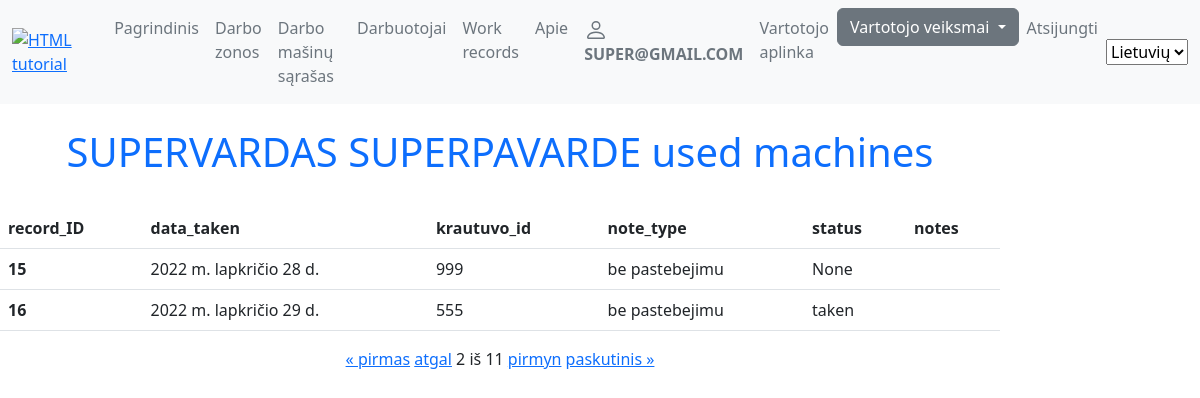
The page /lm/my_used_machines/?page=2 (signed in) on the database its author committed.
### lm/models.py (models this page shows, shortened)
class MyUser(AbstractBaseUser):
    email = models.EmailField(
        verbose_name='email address',
        max_length=255,
        unique=True,
    )
    date_of_birth = models.DateField(null=True, blank=True,)
    is_active = models.BooleanField(default=True)
    is_admin = models.BooleanField(default=False)
    objects = MyUserManager()
    USERNAME_FIELD = 'email'
    picker_code = models.CharField(_('Piker code'),help_text='rinkejo_kodas', max_length=3, unique=True)
    first_name = models.CharField(_('First name'),help_text='Vardas', max_length=80)
    last_name = models.CharField(_('Last name'),help_text='Pavardė', max_length=80)
    working_zone = models.ForeignKey('Darbo_zona_sandelyje',null=True, on_delete=models.SET_NULL)
    working_department_choices = (
        ('Vilniaus apsk', 'Vilniaus apsk'),
        ('Vilniaus regioninis sandėlys', 'Vilniaus regioninis sandėlys'),
        ('Kauno apsk', 'Kauno apsk'),
        ('Kauno regioninis sandėlys', 'Kauno regioninis sandėlys'),
        ('Klaipėdos apsk', 'Klaipėdos apsk'),
    )
    working_department = models.CharField(_('Working disctric or logistic warehouse'),max_length=80, choices=working_department_choices, default='Kauno regioninis sandėlys',
                                help_text='Kurioje (-iame) apskrityje/logistikos sandėlyje dirbate', blank=True)
    position_choices = (
        ('grupes vadovas','grupes vadovas'),
        ('grupes vadovo asistentas', 'grupes vadovo asistentas'),
        ('grupes vadovo asistentas', 'grupes vadovo asistentas'),
        ('prekiu komplektuotojas', 'prekiu komplektuotojas'))
    position = models.CharField(_('Working position'),max_length=80, choices=position_choices, default='prekiu komplektuotojas', help_text='Darbuotojo pareigos',blank=True)
    photo = models.ImageField(help_text='Darbuotojo foto arba avataras', upload_to='profile_pics', null=True, blank=True, default='default.png')
    working_since = models.DateField(_('Working since'),help_text='Darbo pradžia LIDL imoneje', null=True, blank=True)
    class Meta:
        ordering = ['last_name', 'first_name']
        verbose_name = _("Worker")
        verbose_name_plural = _("Workers")

class Krautuvas(models.Model):
    krautuvo_id = models.IntegerField(_('Vechiles ID "3 digits"'), help_text='krautuvo numeris', unique=False)
    data_taken = models.DateField(_('Date when vechiles was taken'), help_text='kada krautuvas paiimtas', null=True, blank=True)
    darbuotojas = models.ForeignKey('MyUser',null=True, on_delete=models.SET_NULL,blank=True)
    LOAN_STATUS = (
        (_('ready'), _('ready')),
        ('taken', 'taken'),
        ('waiting_for_repair', 'waiting_for_repair'),
        ('repairing', 'repairing')
    )
    status = models.CharField(_('Status'), max_length=30, choices=LOAN_STATUS, default='taken', help_text='Status', null=True, blank=True)
    notes_choices = (
        ('aukstas', 'aukstas'),
        ('vidutinis', 'vidutinis'),
        ('zemas', 'zemas'),
        ('be pastebejimu', 'be pastebejimu'))
    note_type = models.CharField(_('Importance of the notes'), help_text='Rasto gedimo/pastabos svarba', max_length=40, choices=notes_choices, default='be pastebejimu',
                                 null=True, blank=True)
    notes = HTMLField(help_text='labai svarbu pamineti ir smulkiausius gedimus, dekojame.', null=True, blank=True)
    class Meta:
        ordering = ['krautuvo_id']
        verbose_name = _("Vehicle")
        verbose_name_plural = _("Vehicles")

### lm/views.py (the view)
# urls.py: path('my_used_machines/', views.WorkersUsedMachinesListView.as_view(), name='my_used_machines'),
class WorkersUsedMachinesListView(LoginRequiredMixin, generic.ListView):
    model = Krautuvas
    template_name = 'lm/worker_used_machines.html'
    context_object_name = 'my_used_machines'
    paginate_by = 2
    def get_queryset(self):
        return Krautuvas.objects.filter(darbuotojas=self.request.user).order_by('data_taken')

### lm/templates/lm/worker_used_machines.html (shortened to what this page needs)
{% extends 'base.html' %}
{% load i18n %}
{% load static %}
{% block content %}
<h1 class="p-4 text-primary d-flex justify-content-center">{{user.first_name.upper }} {{user.last_name.upper }} {% trans "used machines" %} </h1>
{% if my_used_machines %}
<table class="table">
  <thead>
    <tr>
      <th scope="col">record_ID</th>
      <th scope="col">data_taken</th>
      <th scope="col">krautuvo_id</th>
      <th scope="col">note_type</th>
      <th scope="col">status</th>
      <th scope="col">notes</th>
    </tr>
  </thead>
   {% for record in my_used_machines %}
  <tbody>
    <tr>
      <th scope="row">{{record.id}}</th>
      <td>{{record.data_taken}}</td>
      <td>{{record.krautuvo_id}}</td>
      <td>{{record.note_type}}</td>
      <td>{{record.status}}</td>
      <td>{{record.notes | safe}}</td>
    </tr>
  </tbody>
   {% endfor %}
</table>
<div class="pagination d-flex justify-content-center">
       <span class="step-links">
           {% if page_obj.has_previous %}
           <a href="?page=1">&laquo; pirmas</a>
           <a href="?page={{ page_obj.previous_page_number }}">atgal</a>
           {% endif %}
           <span class="current">
               {{page_obj.number}} iš {{page_obj.paginator.num_pages}}
           </span>
           {% if page_obj.has_next %}
           <a href="?page={{page_obj.next_page_number}}">pirmyn</a>
           <a href="?page={{page_obj.paginator.num_pages}}">paskutinis &raquo;</a>
           {% endif %}
       </span>
   </div>
{% else %}
<p>{% trans "We do not find any work machines in use right now or used before." %}</p>
{% endif %}
{% endblock %}

### templates/base.html (shortened to what this page needs)
<!DOCTYPE html>
<html lang="en">
<head>
    <link href="https://cdn.jsdelivr.net/npm/bootstrap@5.2.2/dist/css/bootstrap.min.css" rel="stylesheet">
    {% load static %}
{% load i18n %}
    <link rel="stylesheet" href="{% static 'app.css' %}">
</head>
 <body>
<nav class="navbar navbar-expand-lg bg-light">
    <div class="container-fluid">
        <a href="{% url 'index' %}"><img src="/static/logo.png" alt="HTML tutorial" style="width: 15vh;height: auto;"></a>
        <div class="collapse navbar-collapse d-flex justify-content-end" id="navbarSupportedContent">
            <ul class="navbar-nav me-auto mb-2 mb-lg-0">
                <li>
                    <a class="nav-link text-secondary" href="{% url 'index' %}">{% trans "Home" %}</a>
                </li>
                <li class="nav-item">
                    <a class="nav-link text-secondary" aria-current="page" href="{% url 'working_zones' %}">{% trans "Working Zones" %}</a>
                </li>
                <li class="nav-item">
                    <a class="nav-link text-secondary" href="{% url 'working_machines_list' %}">{% trans "Working machines list" %}</a>
                </li>
                <li class="nav-item">
                    <a class="nav-link text-secondary" href="{% url 'workers' %}">{% trans "Workers" %}</a>
                </li>
                  <li class="nav-item">
                    <a class="nav-link text-secondary" href="{% url 'work_records' %}">{% trans "Work records" %}</a>
                </li>
                <li class="nav-item">
                    <a class="nav-link text-secondary" href="{% url 'about' %}">{% trans "About" %}</a>
                <li>
                {% if user.is_authenticated %}
                <li class="nav-item">
                    <a class="nav-link text-secondary" href="{% url 'profile' %}">
                         <strong>{{user.get_username.upper}}</strong></a></li>
                <li class="nav-item">
                    <a class="nav-link text-secondary" href="{% url 'dashboard' %}">{% trans "Dashboard" %}</a>
                </li>
   <li>
     <div class="dropdown">
         <button class="btn btn-secondary dropdown-toggle" type="button" id="dropdownMenuButton1" data-bs-toggle="dropdown" aria-expanded="false">
          {% trans "User actions" %}
         </button>
     </div>
   </li>
                <li class="nav-item">
                    <a class="nav-link text-secondary" href="{% url 'logout' %}?next=/ ">{% trans "Logout" %}</a>
                </li>
                {% endif %}
            </ul>
                {% load static %}
            <form action="{% url 'set_language' %}" method="post">
                <select name="language" onchange="this.form.submit()">
                    {% load static %}
                    {% get_current_language as LANGUAGE_CODE %}
                    {% get_available_languages as LANGUAGES %}
                    {% for lang in LANGUAGES %}
                    <option style="background-image: url({% static 'images/lt.png' %});" value="{{lang.0}}" {% if lang.0 == LANGUAGE_CODE %} selected="selected" {% endif %}>
                          {{lang.1}}
                    </option>
                    {% endfor %}
                </select>
            </form>
        </div>
    </div>
</nav>
    <div class="col-sm-10">
    {% block content %}
    {% endblock %}
    </div>
</body>
</html>

### rows shown on the page
MyUser: get_username "SUPER@GMAIL.COM", first_name "SUPERVARDAS", last_name "SUPERPAVARDE"
Krautuvas: id "15", data_taken "2022 m. lapkričio 28 d.", krautuvo_id "999", note_type "be pastebejimu", status "None"
Krautuvas: id "16", data_taken "2022 m. lapkričio 29 d.", krautuvo_id "555", note_type "be pastebejimu", status "taken"

### other values the page prints
{{ page_obj.number }} "2"
{{ page_obj.paginator.num_pages }} "11"
